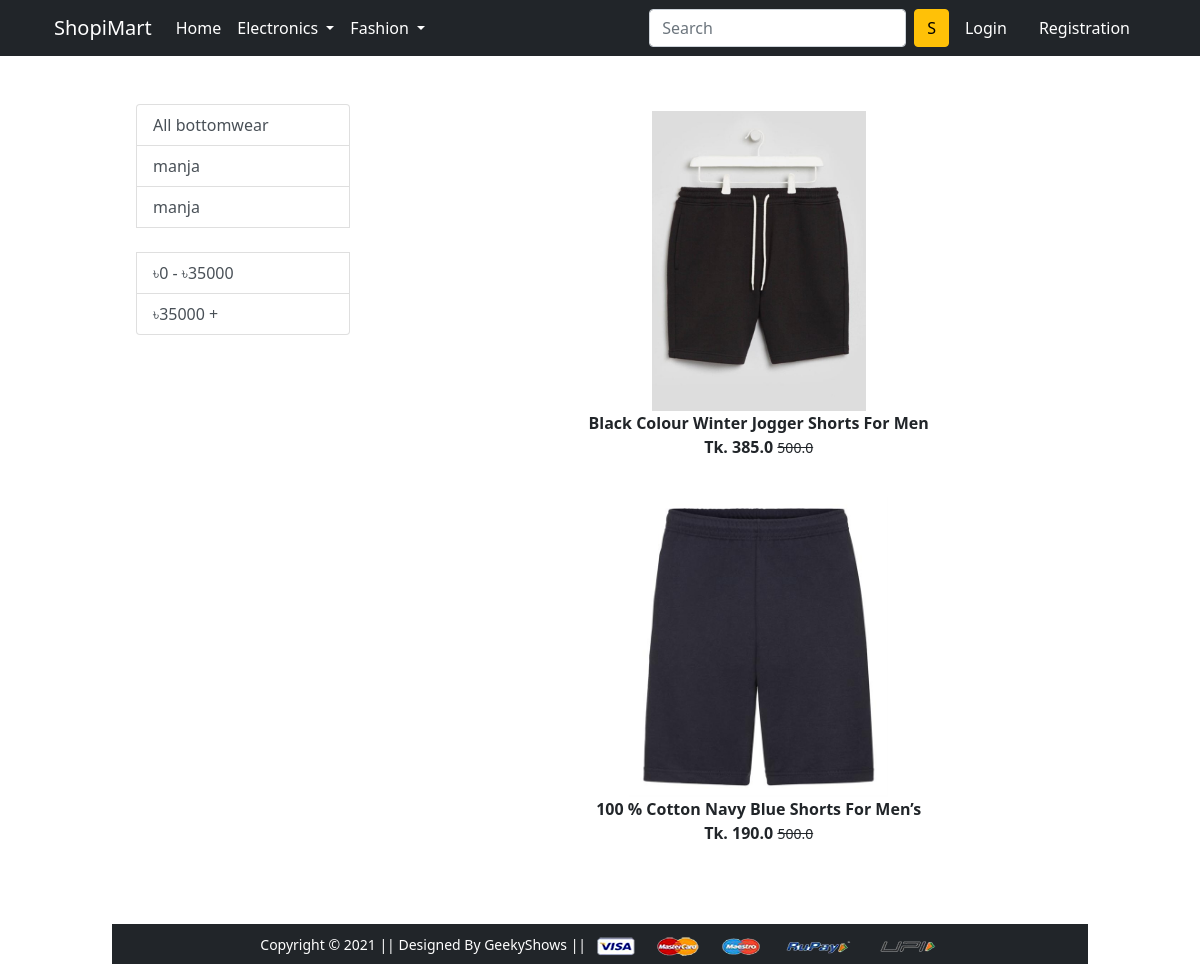
The app's page /bottomwear/ with its own data.
### app/models.py (models this page shows, shortened)
class Product(models.Model):
    title = models.CharField(max_length=100)
    selling_price = models.FloatField()
    discounted_price = models.FloatField()
    discription = models.TextField()
    brand = models.CharField(max_length=100)
    category = models.CharField(choices=CATEGORY_CHOICES, max_length=2)
    product_img =models.ImageField(upload_to='productimg')

### app/views.py (the view)
# urls.py: path('bottomwear/', views.bottomwear, name='bottomwear'),
def bottomwear(request, data=None):
    if data == None:
        bottomwear = Product.objects.filter(category='BW')
    elif data == 'below':
        bottomwear = Product.objects.filter(category='BW').filter(discounted_price__lt=35000)
    elif data == 'above':
        bottomwear = Product.objects.filter(category='BW').filter(discounted_price__gt=35000)
    else:
        bottomwear = Product.objects.filter(category='BW').filter(brand=data)
    allbottomwear = Product.objects.filter(category='BW')
    context = {
        'bottomwear':bottomwear,
        'allbottomwear':allbottomwear,
        }
    return render(request, 'app/bottomwear.html', context)

### app/templates/app/bottomwear.html (shortened to what this page needs)
{% extends 'app/base.html' %}
{% load static %}
{% block main-content %}
<div class="container my-5">
 <div class="row">
  <div class="col-sm-3">
    <div class="list-group">
        <a href="{% url 'bottomwear' %}" class="list-group-item list-group-item-action">All bottomwear</a>
        {% for i in allbottomwear %}
        <a href="{% url 'bottomwear' i.brand %}" class="list-group-item list-group-item-action">{{i.brand}}</a>
       {% endfor %}
       <br>
       <a href="{% url 'bottomwear' 'below' %}" class="list-group-item list-group-item-action"> ৳0 - ৳35000 </a>
       <a href="{% url 'bottomwear' 'above' %}" class="list-group-item list-group-item-action"> ৳35000 +</a>
    </div>
  </div>
  <div class="col-sm-8 offset-sm-1">
    <div class="row">
        {% for product in bottomwear %}
        <div class="col text-center mb-4 mx-3">
            <a href="{% url 'product-detail' product.id %}" class="btn">
                <div class="item">
                    <img src="{{ product.product_img.url }}" alt="" height="300" class="">
                    <div class="fw-bold">{{product.title}}</div>
                    <div class="fw-bold">Tk. {{product.discounted_price}}
                        <small class="fw-light text-decoration-line-through">{{product.selling_price}} </small>
                    </div>
                </div>
            </a>
        </div>
        {% endfor %}
    </div>
</div>
 </div>
</div>
{% endblock main-content %}

### records on screen
Product: brand "manja", product_img (picture), title "Black Colour Winter Jogger Shorts For Men", discounted_price "385.0", selling_price "500.0"
Product: brand "manja", product_img (picture), title "100 % Cotton Navy Blue Shorts For Men’s", discounted_price "190.0", selling_price "500.0"
